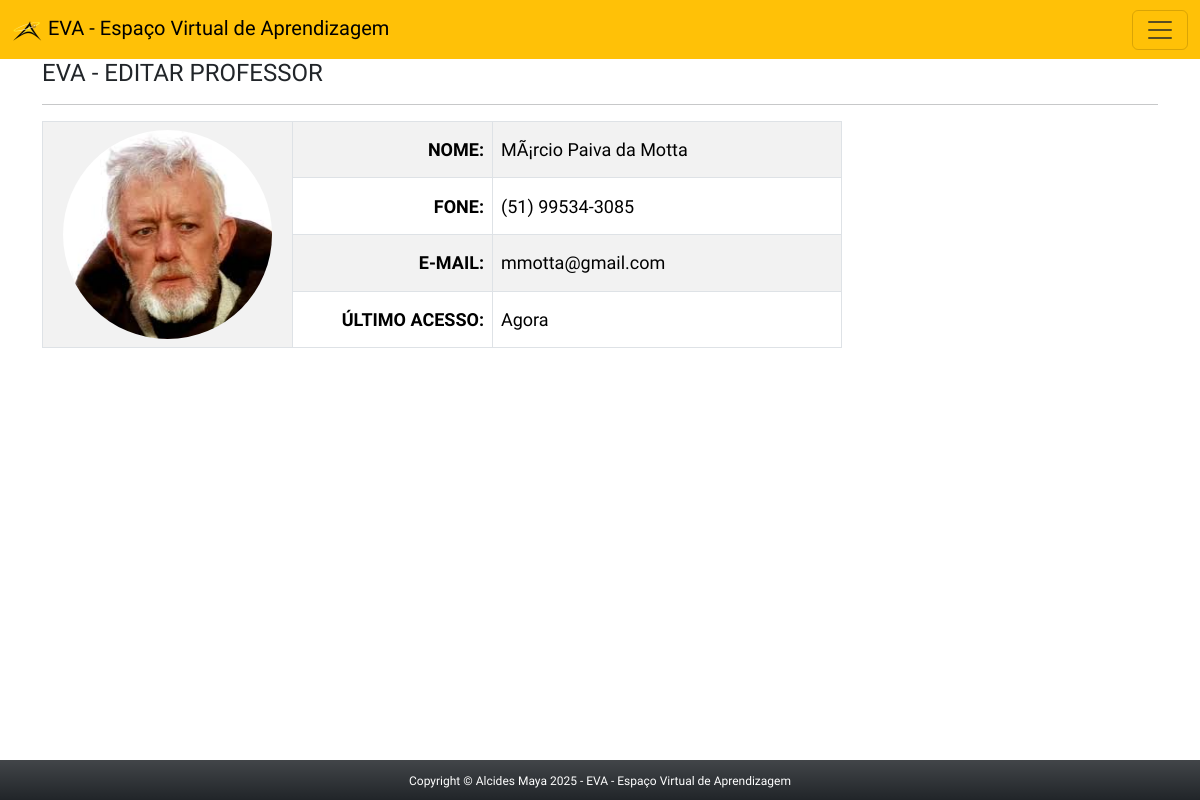
The app's page /app/view/editProf.php?id=2 (signed in) with its own data.
### tables this page shows
CREATE TABLE `professores` (
  `id_prof` int(11) NOT NULL,
  `nome_prof` varchar(90) NOT NULL,
  `email` varchar(90) NOT NULL,
  `fone` varchar(15) NOT NULL,
  `data_criado` timestamp NOT NULL DEFAULT CURRENT_TIMESTAMP,
  `data_editado` timestamp NOT NULL DEFAULT CURRENT_TIMESTAMP ON UPDATE CURRENT_TIMESTAMP
);

CREATE TABLE `usuarios` (
  `id_usuario` int(11) NOT NULL,
  `username` varchar(30) NOT NULL,
  `senha` varchar(128) DEFAULT 'f1e5bd3b9be312cd33709618fe67ef0a1a76fe118c4fe8b71af5b4bc87a028d2',
  `nivel` tinyint(1) DEFAULT '1',
  `email` varchar(90) NOT NULL,
  `avatar` varchar(128) DEFAULT 'avatar.png',
  `ultimo_login` timestamp NULL DEFAULT NULL,
  `data_criado` timestamp NOT NULL DEFAULT CURRENT_TIMESTAMP,
  `data_editado` timestamp NOT NULL DEFAULT CURRENT_TIMESTAMP ON UPDATE CURRENT_TIMESTAMP
);

### app/config/connect.php (called while the page is built, shortened)
<?php
abstract class Connect {
    private $servidor = 'localhost';
    private $user = 'root';
    private $pass = 'usbw';
    private $banco = 'eva';
    private function connect() {
        $this->conn = new PDO("mysql:host=$this->servidor;dbname=$this->banco", $this->user, $this->pass);
    }
}
?>

### app/controller/professorController.php (called while the page is built, shortened)
<?php
    require_once('../model/professor.php');
    class ProfessorController {
        public function consultarProfessorID($id){
            $id = $_GET['id'];
            $professor = new Professor();
            $result = $professor->consultarProfessorID($id);
            return $result;
        }
    }
?>

### app/model/professor.php (called while the page is built, shortened)
<?php
require_once '../config/connect.php';
class Professor extends Connect {
    private $tabela = 'professores';
    public function consultarProfessorID($id) {
        $sql = "SELECT p.id_prof, p.nome_prof, p.email, p.fone, u.avatar, u.ultimo_login
                FROM $this->tabela AS P
                LEFT JOIN usuarios AS u ON p.email = u.email
                WHERE id_prof = :id";
        $stmt = $this->conn->prepare($sql);
        $stmt->bindParam(':id', $id, PDO::PARAM_INT);
        $stmt->execute();
        $result = $stmt->fetchAll(PDO::FETCH_ASSOC);
        return $result;
    }
}
?>

### app/view/editProf.php (the view, shortened to what this page needs)
<?php
        if(isset($_SESSION['logado']) && $_SESSION['logado'] == true && $_SESSION['nivel'] >= 3 ){
?>
<!DOCTYPE html>
<html lang="pt-br">
<head>
    <link rel="stylesheet" href="css/style.css">
</head>
<body>
    <div class="container-full">
    <?php require_once 'headerAdmin.php'; ?>
        <section class="container main bg-white">
            <h4> EVA - EDITAR PROFESSOR</h4>
            <hr/>
        </section>
        <section class="container bg-white">
            <?php
                $id = $_GET['id'];
                require_once '../controller/professorController.php';
                $prof = new ProfessorController();
                $consulta = $prof->consultarProfessorID($id);
                foreach($consulta as $linha){
                    $avatar = $linha['avatar'];
                    $ultimo_login = $linha['ultimo_login'];
                    $timestampAtual = time();
                    echo "
                         <table class='table table-bordered table-striped tabela-user' style='width: 800px;'>
                         <tbody>
                             <tr>
                                 <td rowspan='4' class='text-center' style='width: 250px;'>
                                     <img src='../../public/img/avatar/$avatar' alt='Avatar' class='img-fluid rounded-circle' style='width: 90%;'>
                                 </td>
                                 <th>NOME:</th>
                                 <td>" . $linha['nome_prof'] . "</td>
                             </tr>
                             <tr>
                                 <th>Fone:</th>
                                 <td>" . $linha['fone'] . "</td>
                             </tr>
                             <tr>
                                 <th>E-mail:</th>
                                 <td>" . $linha['email'] . "</td>
                             </tr>
                             <tr>
                                 <th>Último Acesso:</th>";
                                 $dataHoraUltimoLogin = $ultimo_login;
                                      if (empty($dataHoraUltimoLogin)) {
                                          echo "<td>Nunca acessou</td>";
                                      } else {
                                          $timestampLogin = strtotime($dataHoraUltimoLogin); ;
                                          $diferenca = $timestampAtual - $timestampLogin; ;
                                          if ($diferenca < 60) {
                                              echo "<td>Agora</td>";
                                          } elseif ($diferenca < 3600) {
                                              $minutos = floor($diferenca / 60);
                                              echo "<td>Há $minutos minutos</td>";
                                          } elseif ($diferenca < 86400) {
                                              $horas = floor($diferenca / 3600);
                                              echo "<td>Há $horas horas<br></td>";
                                          } else {
                                              $dias = floor($diferenca / 86400);
                                              echo "<td>Há $dias dias</td>";
                                          }
                                      }
                             echo "</tr>
                         </tbody>
                     </table>";
                }
            ?>
        </section>
        <?php require_once 'footer.php'; ?>
    </div>
</body>
</html>
<?php
    }else{
        header('Location: ../index.php');
    }
?>

### app/view/css/style.css (style rules this page uses)
body, * { font-family: 'Saira', sans-serif; font-optical-sizing: auto; font-style: normal; }
table { font-size: 14px; margin-bottom: 150px !important; }
.tabela-user { font-size: 18px !important; }
.tabela-user th { text-transform: uppercase; text-align: right; width: 200px; }
.tabela-user * { vertical-align: middle !important; }

### records on screen
professores: usuarios.avatar (picture), nome_prof "MÃ¡rcio Paiva da Motta", fone "(51) 99534-3085", email "mmotta@gmail.com"
